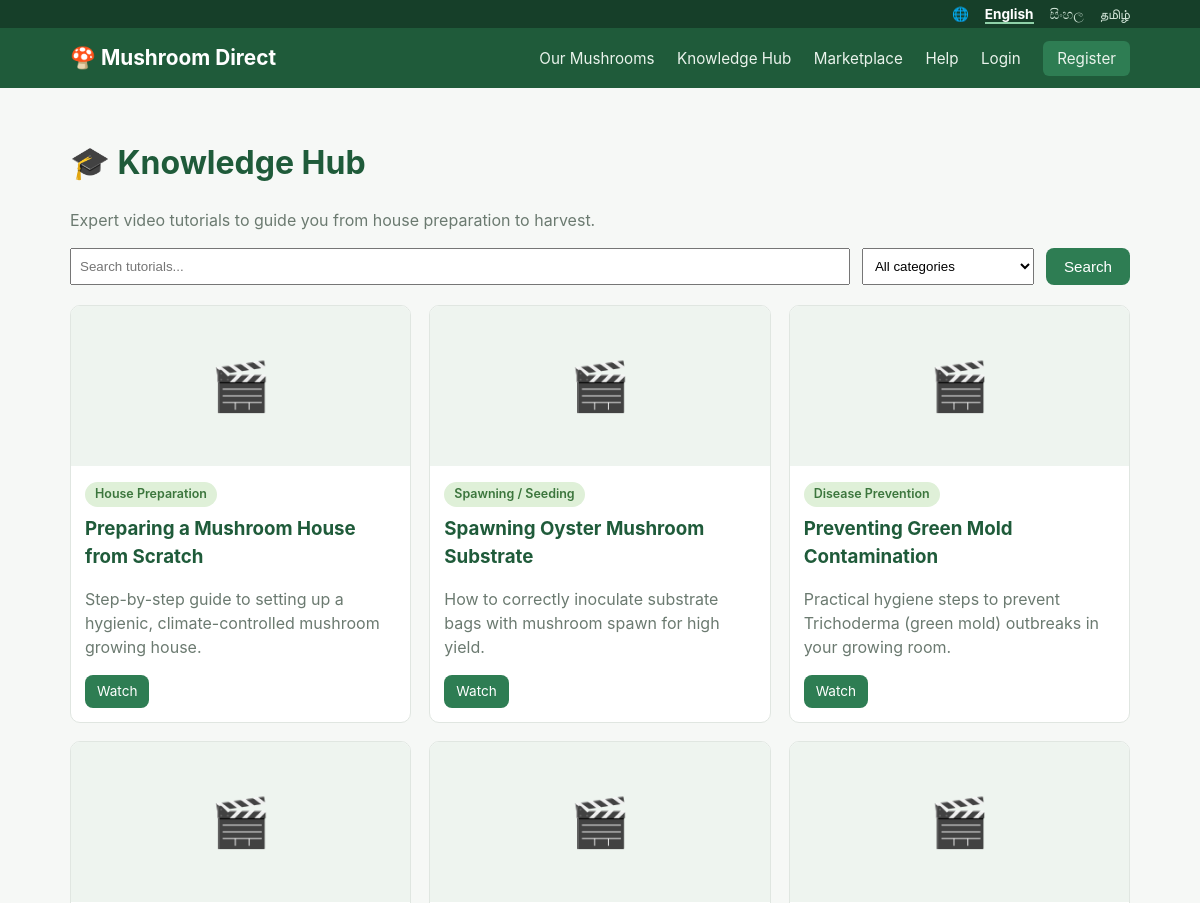
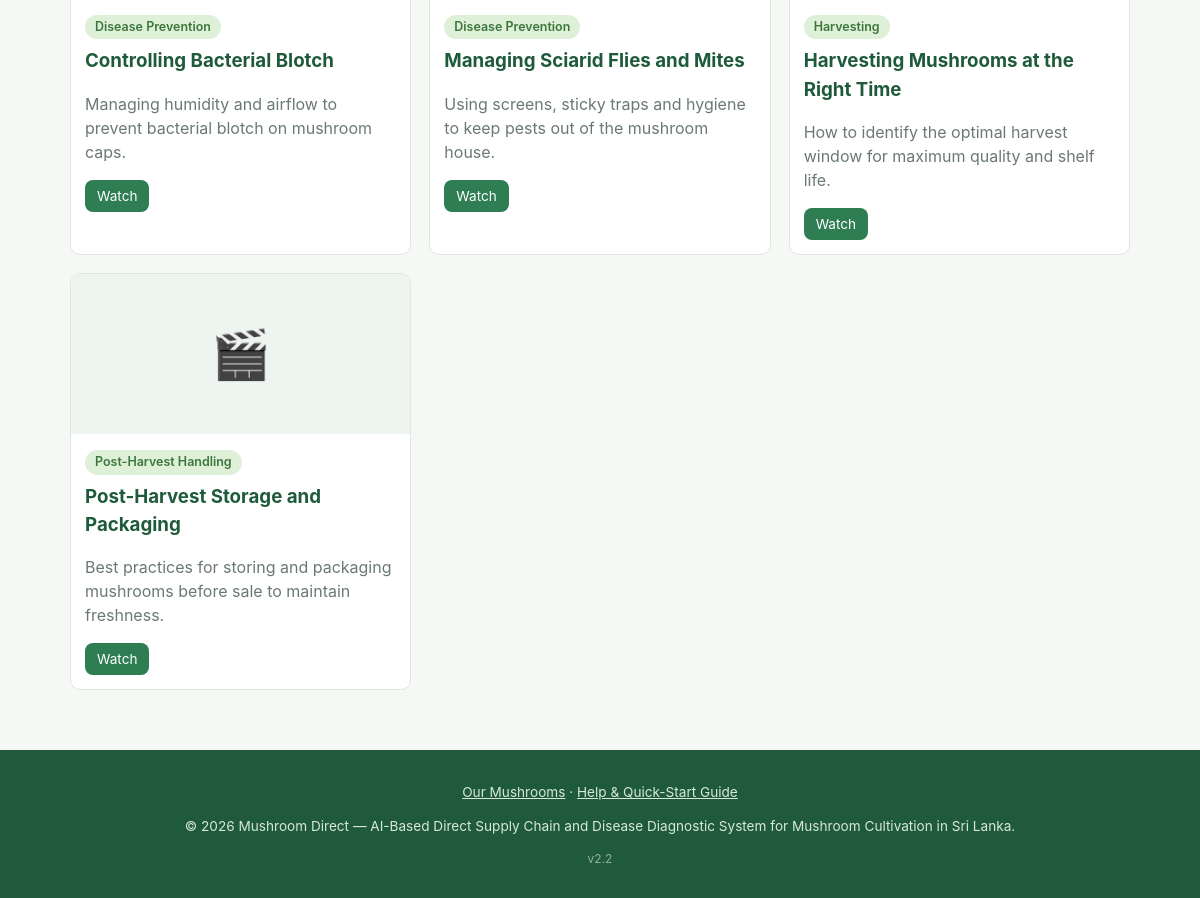
Page /knowledge/index.php on the committed database (2 pictures, top to bottom).
### tables this page shows
CREATE TABLE tutorials (
  id INT AUTO_INCREMENT PRIMARY KEY,
  category_id INT NULL,
  title VARCHAR(200) NOT NULL,
  title_si VARCHAR(255) NULL,
  title_ta VARCHAR(255) NULL,
  description TEXT,
  description_si TEXT,
  description_ta TEXT,
  video_url VARCHAR(255) NOT NULL,
  thumbnail VARCHAR(255),
  related_disease_id INT NULL COMMENT 'Used for FR-EDU.4 related-tutorial suggestions',
  created_at TIMESTAMP DEFAULT CURRENT_TIMESTAMP,
  FOREIGN KEY (category_id) REFERENCES tutorial_categories(id),
  FOREIGN KEY (related_disease_id) REFERENCES disease_types(id)
);

CREATE TABLE tutorial_categories (
  id INT AUTO_INCREMENT PRIMARY KEY,
  name VARCHAR(100) NOT NULL,
  name_si VARCHAR(150) NULL,
  name_ta VARCHAR(150) NULL
);

### includes/functions.php (called while the page is built, shortened)
<?php
function e($value) {
    return htmlspecialchars((string) $value, ENT_QUOTES, 'UTF-8');
}
function current_lang() {
    static $lang = null;
    if ($lang === null) {
        $lang = $_SESSION['lang'] ?? ($_COOKIE['lang'] ?? 'en');
    }
    return $lang;
}
function set_lang_from_request() {
    $lang = $_GET['lang'] ?? null;
}
function t($key, array $vars = []) {
    static $strings = [];
    $lang = current_lang();
    if (!isset($strings[$lang])) {
        $strings['en'] = $strings['en'] ?? require __DIR__ . '/../lang/en.php';
        $strings[$lang] = $lang === 'en' ? $strings['en'] : require __DIR__ . '/../lang/' . $lang . '.php';
    }
    $text = $strings[$lang][$key] ?? ($strings['en'][$key] ?? $key);
    return $text;
}
function te($key, array $vars = []) {
    return e(t($key, $vars));
}
function tr_field($row, $field) {
    $lang = current_lang();
    return $row[$field] ?? '';
}
function lang_url($code) {
    $query = $_GET;
    $query['lang'] = $code;
    return strtok($_SERVER['REQUEST_URI'] ?? '', '?') . '?' . http_build_query($query);
}

### includes/auth.php (called while the page is built, shortened)
<?php
function current_user() {
    return $_SESSION['user'] ?? null;
}

### knowledge/index.php (the view, shortened to what this page needs)
<?php
require_once __DIR__ . '/../includes/bootstrap.php';
$search = trim($_GET['q'] ?? '');
$sql = 'SELECT t.*, c.name AS category_name, c.name_si AS category_name_si, c.name_ta AS category_name_ta FROM tutorials t LEFT JOIN tutorial_categories c ON c.id = t.category_id WHERE 1=1';
$params = [];
$sql .= ' ORDER BY t.created_at DESC';
$stmt = $pdo->prepare($sql);
$stmt->execute($params);
$tutorials = $stmt->fetchAll();
include __DIR__ . '/../includes/header.php';
?>
<h1>🎓 <?= te('nav.knowledge') ?></h1>
<p class="muted"><?= te('kh.intro') ?></p>
<form method="get" action="" style="display:flex; gap:12px; flex-wrap:wrap; margin-bottom:20px;">
  <input type="text" name="q" value="<?= e($search) ?>" placeholder="<?= te('kh.search_ph') ?>" style="padding:8px; flex:1; min-width:200px;">
  <select name="category" style="padding:8px;">
    <option value="0"><?= te('kh.all_categories') ?></option>
  </select>
  <button type="submit" class="btn" style="margin-top:0;"><?= te('common.search') ?></button>
</form>
<?php if (!$tutorials): ?>
  <p class="muted"><?= te('kh.none') ?></p>
<?php else: ?>
  <div class="grid">
    <?php foreach ($tutorials as $t): ?>
      <div class="tutorial-card">
        <?php if ($t['thumbnail']): ?>
          <img src="<?= BASE_URL ?>/assets/uploads/tutorials/<?= e($t['thumbnail']) ?>" alt="">
        <?php else: ?>
          <div class="pic-fallback" style="height:160px; min-height:0; font-size:3rem;">🎬</div>
        <?php endif; ?>
        <div class="body">
          <span class="badge badge-active"><?= e($t['category_name'] ? tr_field($t, 'category_name') : t('kh.general')) ?></span>
          <h3 style="margin: 8px 0 4px;"><?= e(tr_field($t, 'title')) ?></h3>
          <p class="muted"><?= e(mb_strimwidth(tr_field($t, 'description'), 0, 110, '...')) ?></p>
          <a href="<?= BASE_URL ?>/knowledge/view.php?id=<?= (int) $t['id'] ?>" class="btn btn-small"><?= te('diag.watch') ?></a>
        </div>
      </div>
    <?php endforeach; ?>
  </div>
<?php endif; ?>
<?php include __DIR__ . '/../includes/footer.php'; ?>

### includes/header.php (shortened to what this page needs)
<?php
$user = current_user();
$lang = current_lang();
?>
<!DOCTYPE html>
<html lang="<?= e($lang) ?>">
<head>
<link rel="stylesheet" href="<?= BASE_URL ?>/assets/css/style.css">
</head>
<body class="lang-<?= e($lang) ?>">
<div class="lang-bar">
  <div class="container">
    🌐
    <?php foreach (LANGUAGES as $code => $label): ?>
      <a href="<?= e(lang_url($code)) ?>" class="<?= $code === $lang ? 'active' : '' ?>"><?= e($label) ?></a>
    <?php endforeach; ?>
  </div>
</div>
<header class="site-header">
  <div class="container header-inner">
    <a class="brand" href="<?= BASE_URL ?>/index.php">🍄 <?= te('app.name') ?></a>
    <nav class="main-nav">
      <a href="<?= BASE_URL ?>/mushrooms/index.php"><?= te('nav.mushrooms') ?></a>
      <a href="<?= BASE_URL ?>/knowledge/index.php"><?= te('nav.knowledge') ?></a>
      <?php if (!$user): ?>
        <a href="<?= BASE_URL ?>/buyer/marketplace.php"><?= te('nav.marketplace') ?></a>
        <a href="<?= BASE_URL ?>/help.php"><?= te('nav.help') ?></a>
        <a href="<?= BASE_URL ?>/auth/login.php"><?= te('nav.login') ?></a>
        <a href="<?= BASE_URL ?>/auth/register.php" class="btn-nav"><?= te('nav.register') ?></a>
      <?php endif; ?>
    </nav>
  </div>
</header>
<main class="container page-main">

### includes/footer.php
</main>
<footer class="site-footer">
  <div class="container">
    <p>
      <a href="<?= BASE_URL ?>/mushrooms/index.php" style="color:inherit;"><?= te('nav.mushrooms') ?></a> &middot;
      <a href="<?= BASE_URL ?>/help.php" style="color:inherit;"><?= te('footer.help') ?></a>
    </p>
    <p>&copy; <?= date('Y') ?> <?= te('app.name') ?> &mdash; <?= te('footer.tagline') ?></p>
    <p style="opacity:.6; font-size:.75rem;">v<?= e(APP_VERSION) ?></p>
  </div>
</footer>
</body>
</html>

### assets/css/style.css (style rules this page uses)
:root { --green: #2e7d53; --green-dark: #1f5b3a; --navy: #1f4e5f; --bg: #f6f8f6; --card: #ffffff; --text: #26332c; --muted: #6b7a70; --border: #e0e6e1; --danger: #c0392b; --radius: 10px; }
* { box-sizing: border-box; }
body { margin: 0; font-family: -apple-system, "Segoe UI", Roboto, Arial, sans-serif; background: var(--bg); color: var(--text); line-height: 1.5; }
.container { max-width: 1100px; margin: 0 auto; padding: 0 20px; }
.site-header { background: var(--green-dark); color: #fff; }
.header-inner { display: flex; justify-content: space-between; align-items: center; flex-wrap: wrap; padding: 14px 20px; }
.brand { color: #fff; font-size: 1.3rem; font-weight: 700; text-decoration: none; }
.main-nav a { color: #eaf3ec; text-decoration: none; margin-left: 18px; font-size: 0.95rem; }
.main-nav .btn-nav { background: var(--green); padding: 8px 14px; border-radius: 6px; }
.page-main { padding: 30px 20px 60px; min-height: 60vh; }
h1, h2, h3 { color: var(--green-dark); }
.grid { display: grid; gap: 18px; grid-template-columns: repeat(auto-fill, minmax(260px, 1fr)); }
.listing-card, .tutorial-card { background: var(--card); border: 1px solid var(--border); border-radius: var(--radius); overflow: hidden; }
.listing-card .body, .tutorial-card .body { padding: 14px; }
.btn { display: inline-block; background: var(--green); color: #fff; border: none; padding: 10px 18px; border-radius: 8px; font-size: 0.95rem; cursor: pointer; text-decoration: none; margin-top: 16px; }
.btn-small { padding: 6px 12px; font-size: 0.85rem; margin-top: 0; }
.badge { display: inline-block; padding: 3px 10px; border-radius: 999px; font-size: 0.78rem; font-weight: 600; }
.badge-active { background: #dff0d8; color: #3c763d; }
.muted { color: var(--muted); }
.site-footer { background: var(--green-dark); color: #d8e7dd; text-align: center; padding: 18px 0; font-size: 0.85rem; }
.lang-bar { background: #163f29; font-size: 0.85rem; padding: 4px 0; text-align: right; color: #cfe3d6; }
.lang-bar a { color: #cfe3d6; text-decoration: none; margin-left: 12px; }
.lang-bar a.active { color: #fff; font-weight: 700; border-bottom: 2px solid #8fd1a8; }
.pic-fallback { background: #eef4ef; display: flex; align-items: center; justify-content: center; height: 100%; min-height: 180px; }

### rows in the picture
tutorials: category.name "House Preparation", title "Preparing a Mushroom House from Scratch", description "Step-by-step guide to setting up a hygienic, climate-controlled mushroom growing house."
tutorials: category.name "Spawning / Seeding", title "Spawning Oyster Mushroom Substrate", description "How to correctly inoculate substrate bags with mushroom spawn for high yield."
tutorials: category.name "Disease Prevention", title "Preventing Green Mold Contamination", description "Practical hygiene steps to prevent Trichoderma (green mold) outbreaks in your growing room."
tutorials: category.name "Disease Prevention", title "Controlling Bacterial Blotch", description "Managing humidity and airflow to prevent bacterial blotch on mushroom caps."
tutorials: category.name "Disease Prevention", title "Managing Sciarid Flies and Mites", description "Using screens, sticky traps and hygiene to keep pests out of the mushroom house."
tutorials: category.name "Harvesting", title "Harvesting Mushrooms at the Right Time", description "How to identify the optimal harvest window for maximum quality and shelf life."
tutorials: category.name "Post-Harvest Handling", title "Post-Harvest Storage and Packaging", description "Best practices for storing and packaging mushrooms before sale to maintain freshness."

### other values in the picture
$label "English"
$label "සිංහල"
$label "தமிழ்"
te('app.name') "Mushroom Direct"
te('nav.mushrooms') "Our Mushrooms"
te('nav.knowledge') "Knowledge Hub"
te('nav.marketplace') "Marketplace"
te('nav.help') "Help"
te('nav.login') "Login"
te('nav.register') "Register"
te('kh.intro') "Expert video tutorials to guide you from house preparation to harvest."
te('common.search') "Search"
te('footer.help') "Help & Quick-Start Guide"
te('footer.tagline') "AI-Based Direct Supply Chain and Disease Diagnostic System for Mushroom Cultivation in Sri Lanka."
APP_VERSION "2.2"
